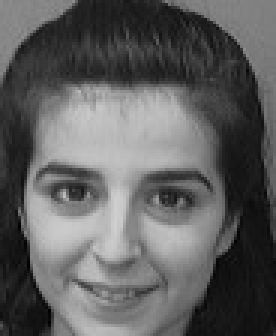
#> input picture Faces/1.pgms10.jpg, 92 x 112 px (shown 3 times larger); its folder holds only this picture in this run
$ python 'Offilne Indexation.py'
#> lines starting #> are read from the running program, lines starting #| are printed output that depends on the picture
#!/usr/bin/env python3
import cv2
import numpy as np
import json
import re
from pathlib import Path

# Pre-processing functions


def gamma_correction(img, gamma=0.2):
    lut = np.power(np.arange(256) / 255.0, gamma) * 255.0
    return cv2.LUT(img, lut.astype(np.float32))


def difference_of_gaussians(img):
    img_f = img.astype(np.float32)
    g1 = cv2.GaussianBlur(img_f, (5, 5), 1.0)
    g2 = cv2.GaussianBlur(img_f, (9, 9), 2.0)
    return g1 - g2


def contrast_equalization(img):
    # FIX: correct Tan & Triggs implementation
    abs_img = np.abs(img)
    power_img = np.power(abs_img + 1e-6, 0.1)


    m = np.mean(power_img)
    if m > 0:
        img_eq = img / m
    else:
        img_eq = img

    img_clip = np.clip(img_eq, -10, 10)
    img_norm = ((img_clip + 10) / 20.0) * 255.0

    return np.clip(img_norm, 0, 255).astype(np.uint8)


def apply_mask(img, size=5):
    img2 = img.copy()
    h, w = img2.shape

    img2[:size, :] = 0
    img2[-size:, :] = 0
    img2[:, :size] = 0
    img2[:, -size:] = 0

    return img2


def get_ltp(img):
    h, w = img.shape
    t = 5
    upper = np.zeros((h, w), dtype=np.uint8)
    lower = np.zeros((h, w), dtype=np.uint8)

    val = [1, 2, 4, 8, 16, 32, 64, 128]
    offsets = [(-1, -1), (-1, 0), (-1, 1), (0, 1), (1, 1), (1, 0), (1, -1),(0, -1)]

    for i in range(1, h - 1):
        for j in range(1, w - 1):
            c = int(img[i, j])

            u_val = 0
            l_val = 0

            for k in range(8):
                dy, dx = offsets[k]
                p = int(img[i+dy, j+dx])
                diff = p - c

                if diff >= t:
                    u_val += val[k]
                if diff <= -t:
                    l_val += val[k]

            upper[i, j] = u_val
            lower[i, j] = l_val

    h1, _ = np.histogram(upper, bins=256, range=(0, 256))
    h2, _ = np.histogram(lower, bins=256, range=(0, 256))

    h1 = h1.astype(float) / (np.sum(h1) + 1e-7)
    h2 = h2.astype(float) / (np.sum(h2) + 1e-7)

    return np.concatenate([h1, h2])


#   Processing Loop

current_folder = Path(__file__).parent
raw_path = current_folder / "Faces"
out_path = current_folder / "Faces_preprocessed"
json_path = current_folder / "index.json"

file_pattern = re.compile(r"^(\d+)\.pgms(\d+)\.jpg$", re.IGNORECASE)

if not out_path.exists():
    out_path.mkdir()

for i in range(1, 41):
    p_folder = out_path / ("person" + str(i))
    if not p_folder.exists():
        p_folder.mkdir()

images = sorted(list(raw_path.glob("*.jpg")))
db = {}

print("Pre Processing :...")

for f in images:
    name = f.name
    match = file_pattern.match(name)

    if match:
        person_id = int(match.group(2))
        img = cv2.imread(str(f), cv2.IMREAD_GRAYSCALE)
#> img is the input picture: shape (112, 92); min 0, max 208, mean 95.1

        if img is not None:

            img = gamma_correction(img)
            img = difference_of_gaussians(img)
#> in difference_of_gaussians, `g2 = cv2.GaussianBlur(img_f, (9, 9), 2.0)`:
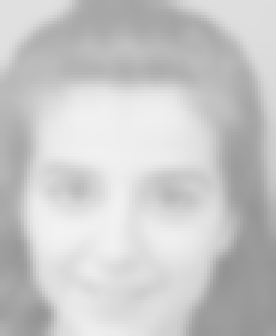
#> g2: shape (112, 92) float32 (shown 3 times larger); min 147.5, max 242.6, mean 201.3
            img = apply_mask(img)
#> in apply_mask, `img2[:size, :] = 0`: img2: shape (112, 92) float32; min -29.41, max 14.85, mean 0.00215
#> in apply_mask, `img2[-size:, :] = 0`: img2: shape (112, 92) float32; min -29.41, max 14.85, mean -0.0054
#> in apply_mask, `img2[:, :size] = 0`: img2: shape (112, 92) float32; min -29.41, max 14.85, mean -0.0175
#> in apply_mask, `img2[:, -size:] = 0`:
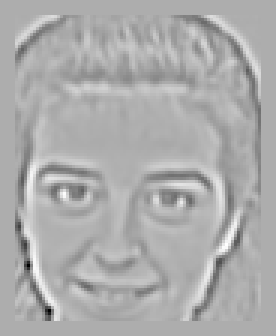
#> img2: shape (112, 92) float32 (shown 3 times larger); min -29.41, max 13.84, mean -0.0822; drawn with min black and max white
            img = contrast_equalization(img)
#> in contrast_equalization, `abs_img = np.abs(img)`:
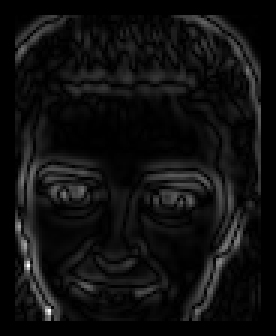
#> abs_img: shape (112, 92) float32 (shown 3 times larger); min 0, max 29.41, mean 1.9; drawn with min black and max white
#> in contrast_equalization, `power_img = np.power(abs_img + 1e-6, 0.1)`:
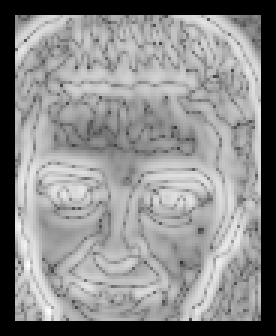
#> power_img: shape (112, 92) float32 (shown 3 times larger); min 0.251, max 1.4, mean 0.88; drawn with min black and max white
#> in contrast_equalization, `m = np.mean(power_img)`: m = 0.88
#> in contrast_equalization, `img_clip = np.clip(img_eq, -10, 10)`:
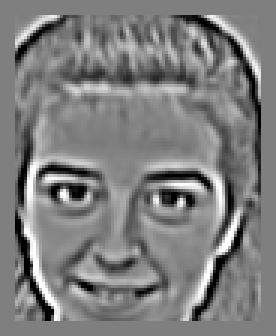
#> img_clip: shape (112, 92) float32 (shown 3 times larger); min -10, max 10, mean -0.0578; drawn with min black and max white


            save_folder = out_path / ("person" + str(person_id))
            save_path = save_folder / name
            cv2.imwrite(str(save_path), img)

            feat = get_ltp(img)
#> after the loop in get_ltp, `for i in range(1, h - 1):`:
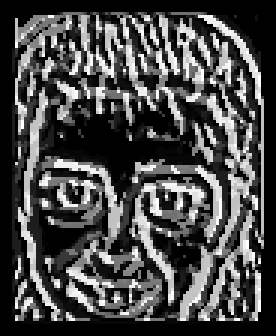
#> lower: shape (112, 92) (shown 3 times larger); min 0, max 255, mean 73
#> after the loop in get_ltp, `for i in range(1, h - 1):`:
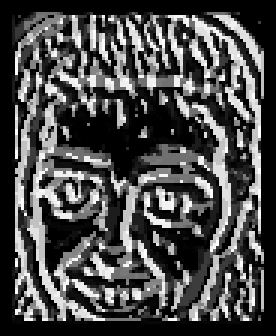
#> upper: shape (112, 92) (shown 3 times larger); min 0, max 255, mean 74.8
#> in get_ltp, `h1, _ = np.histogram(upper, bins=256, range=(0, 256))`: h1 = 256 values, max 3126 at index 0, min 0 at index 21, mean 40.25
#> in get_ltp, `h2, _ = np.histogram(lower, bins=256, range=(0, 256))`: h2 = 256 values, max 3176 at index 0, min 0 at index 21, mean 40.25
#> in get_ltp, `h1 = h1.astype(float) / (np.sum(h1) + 1e-7)`: h1 = 256 values, max 0.303 at index 0, min 0 at index 21, mean 0.00391
#> in get_ltp, `h2 = h2.astype(float) / (np.sum(h2) + 1e-7)`: h2 = 256 values, max 0.308 at index 0, min 0 at index 21, mean 0.00391
#> feat = 512 values, max 0.308 at index 256, min 0 at index 21, mean 0.00391
            key = "person" + str(person_id) + "/" + name
            db[key] = feat.tolist()

            if len(db) % 40 == 0:
                print("Processed " + str(len(db)) + " images...")


print("Saving json File")

with open(json_path, 'w') as file:
    file.write("{\n")
    keys = list(db.keys())
#> keys = ['person10/1.pgms10.jpg']

    for i in range(len(keys)):
        k = keys[i]
        v = db[k]

        line = f'  "{k}": {json.dumps(v)}'
        line += ",\n" if i < len(keys) - 1 else "\n"
        file.write(line)
#> this loop made 1 pass

    file.write("}\n")

print("Works !!!")

$ run again, on Faces/1.pgms28.jpg
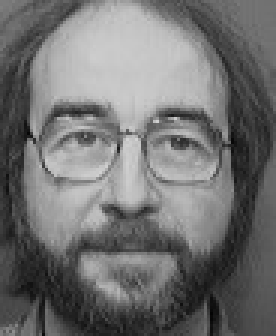
#> input picture Faces/1.pgms28.jpg, 92 x 112 px (shown 3 times larger)
#> img is the input picture: shape (112, 92); min 4, max 210, mean 113.1
#> in contrast_equalization, `power_img = np.power(abs_img + 1e-6, 0.1)`:
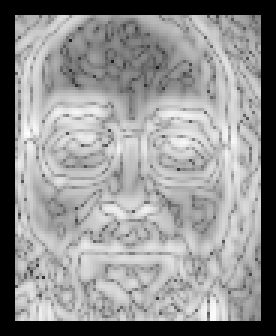
#> power_img: shape (112, 92) float32 (shown 3 times larger); min 0.251, max 1.35, mean 0.871; drawn with min black and max white
#> m = 0.871
#> after the loop in get_ltp, `for i in range(1, h - 1):`:
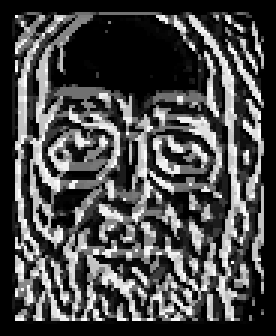
#> upper: shape (112, 92) (shown 3 times larger); min 0, max 255, mean 73.5
#> in get_ltp, `h1, _ = np.histogram(upper, bins=256, range=(0, 256))`: h1 = 256 values, max 3313 at index 0, min 0 at index 21, mean 40.25
#> in get_ltp, `h2, _ = np.histogram(lower, bins=256, range=(0, 256))`: h2 = 256 values, max 3375 at index 0, min 0 at index 21, mean 40.25
#> in get_ltp, `h1 = h1.astype(float) / (np.sum(h1) + 1e-7)`: h1 = 256 values, max 0.322 at index 0, min 0 at index 21, mean 0.00391
#> in get_ltp, `h2 = h2.astype(float) / (np.sum(h2) + 1e-7)`: h2 = 256 values, max 0.328 at index 0, min 0 at index 21, mean 0.00391
#> feat = 512 values, max 0.328 at index 256, min 0 at index 21, mean 0.00391
#> keys = ['person28/1.pgms28.jpg']
#> the loop `for i in range(len(keys)):` made 1 pass

$ run again, on Faces/1.pgms3.jpg
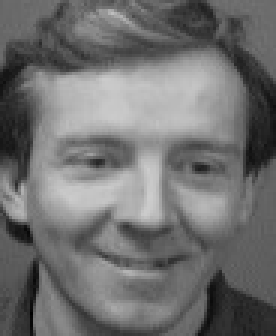
#> input picture Faces/1.pgms3.jpg, 92 x 112 px (shown 3 times larger)
#> img is the input picture: shape (112, 92); min 0, max 204, mean 112
#> in contrast_equalization, `power_img = np.power(abs_img + 1e-6, 0.1)`:
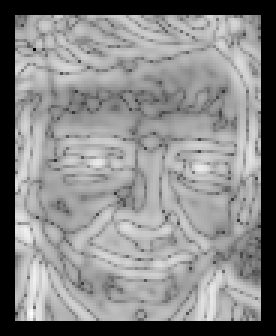
#> power_img: shape (112, 92) float32 (shown 3 times larger); min 0.251, max 1.41, mean 0.867; drawn with min black and max white
#> m = 0.867
#> after the loop in get_ltp, `for i in range(1, h - 1):`:
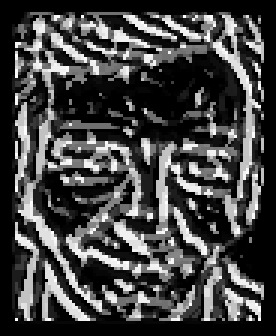
#> upper: shape (112, 92) (shown 3 times larger); min 0, max 255, mean 67.6
#> in get_ltp, `h1, _ = np.histogram(upper, bins=256, range=(0, 256))`: h1 = 256 values, max 3282 at index 0, min 0 at index 21, mean 40.25
#> in get_ltp, `h2, _ = np.histogram(lower, bins=256, range=(0, 256))`: h2 = 256 values, max 3289 at index 0, min 0 at index 21, mean 40.25
#> in get_ltp, `h1 = h1.astype(float) / (np.sum(h1) + 1e-7)`: h1 = 256 values, max 0.319 at index 0, min 0 at index 21, mean 0.00391
#> in get_ltp, `h2 = h2.astype(float) / (np.sum(h2) + 1e-7)`: h2 has the same summary as h1
#> feat = 512 values, max 0.319 at index 256, min 0 at index 21, mean 0.00391
#> keys = ['person3/1.pgms3.jpg']
#> the loop `for i in range(len(keys)):` made 1 pass

$ run again, on Faces/1.pgms31.jpg
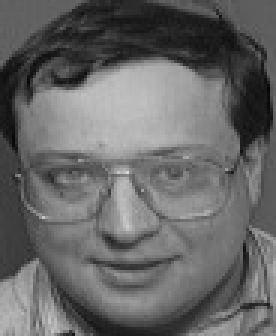
#> input picture Faces/1.pgms31.jpg, 92 x 112 px (shown 3 times larger)
#> img is the input picture: shape (112, 92); min 5, max 214, mean 102.7
#> m = 0.875
#> after the loop in get_ltp, `for i in range(1, h - 1):`:
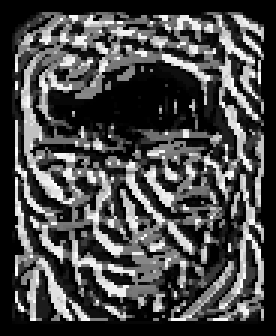
#> upper: shape (112, 92) (shown 3 times larger); min 0, max 255, mean 73
#> in get_ltp, `h1, _ = np.histogram(upper, bins=256, range=(0, 256))`: h1 = 256 values, max 3038 at index 0, min 0 at index 21, mean 40.25
#> in get_ltp, `h2, _ = np.histogram(lower, bins=256, range=(0, 256))`: h2 = 256 values, max 3204 at index 0, min 0 at index 37, mean 40.25
#> in get_ltp, `h1 = h1.astype(float) / (np.sum(h1) + 1e-7)`: h1 = 256 values, max 0.295 at index 0, min 0 at index 21, mean 0.00391
#> in get_ltp, `h2 = h2.astype(float) / (np.sum(h2) + 1e-7)`: h2 = 256 values, max 0.311 at index 0, min 0 at index 37, mean 0.00391
#> feat = 512 values, max 0.311 at index 256, min 0 at index 21, mean 0.00391
#> keys = ['person31/1.pgms31.jpg']
#> the loop `for i in range(len(keys)):` made 1 pass
